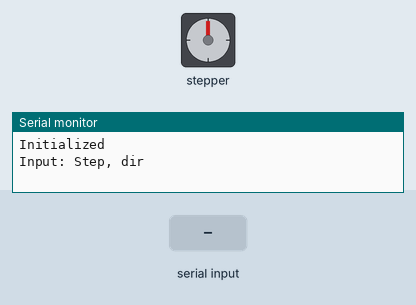
Simulated run of this sketch. Board: Arduino Uno, built with avr-gcc and run on an emulated ATmega328P. Shown: stepper motor, the last lines printed to the serial monitor. Wiring (inferred from the names in the program): stepper motor driver (200 steps per turn assumed): step pin 8; direction pin 9. The test bench sets the inputs (shaded band).

Above: at 1.2 s.
1.3 s: "90,45\n" received over Serial
At 2.1 s:
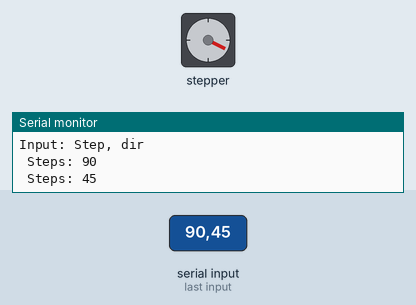
2.8 s: "30,150\n" received over Serial
At 3.5 s:
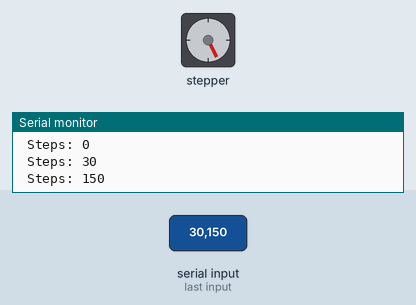
4.3 s: "90\n" received over Serial
At 5.5 s:
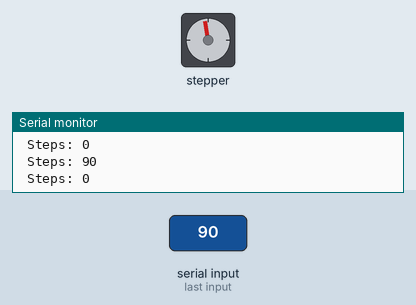
5.8 s: "30,150\n" received over Serial
At 6.9 s:
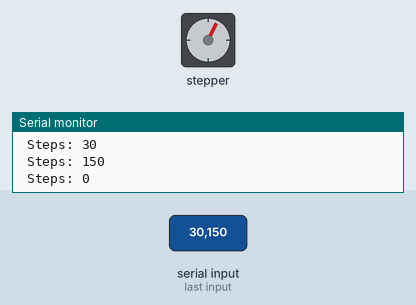
7.3 s: "90,45\n" received over Serial
At 7.9 s:
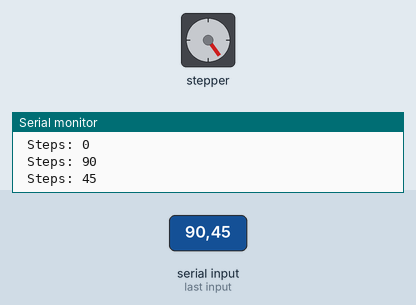
8.8 s: "5\n" received over Serial
At 9.8 s:
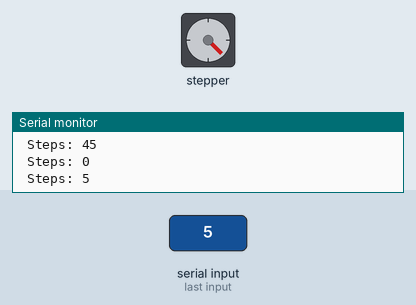
Timing chart, 0 to 11.3 s (numbered marks = the images above; inputs shaded):
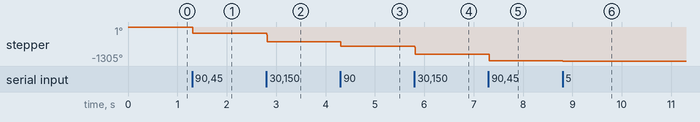

Measured:
- after the input at 1.3 s, stepper: turns 243° counter-clockwise, starting at once
- after the input at 2.8 s, stepper: goes -297° 0.01 s, then -567°, starting at once
- after the input at 4.3 s, stepper: turns 162° counter-clockwise, starting at once
- after the input at 5.8 s, stepper: goes -783° 0.01 s, then -1053°, starting at once
- after the input at 7.3 s, stepper: turns 243° counter-clockwise, starting at once

The sketch:

step_test_v1.ino
```cpp
#define STEP 8
#define DIR 9

//steps per revolution 3200

unsigned int delay_time = 40;
unsigned int steps, dir;

void setup() {
  Serial.begin(9600);

  pinMode(STEP, OUTPUT);
  pinMode(DIR, OUTPUT);

  Serial.println("Initialized");
  Serial.println("Input: Step, dir");
}

void loop() {
  digitalWrite(DIR, LOW);
  if (Serial.available())
  {
    steps = Serial.parseInt();
    Serial.print(" Steps: ");
    Serial.println(steps);
    for (int i=0; i<steps; i++)
    {
      digitalWrite(STEP, HIGH);
      delayMicroseconds(delay_time);
      digitalWrite(STEP, LOW);
      delayMicroseconds(delay_time);
    }
  }
}
```
